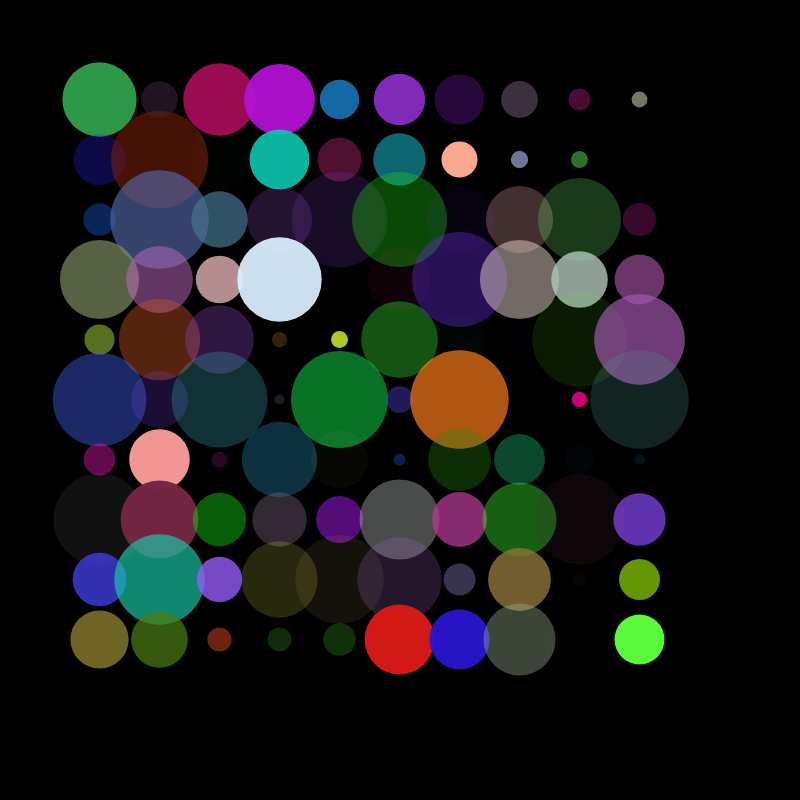
Frame 1 (no input)
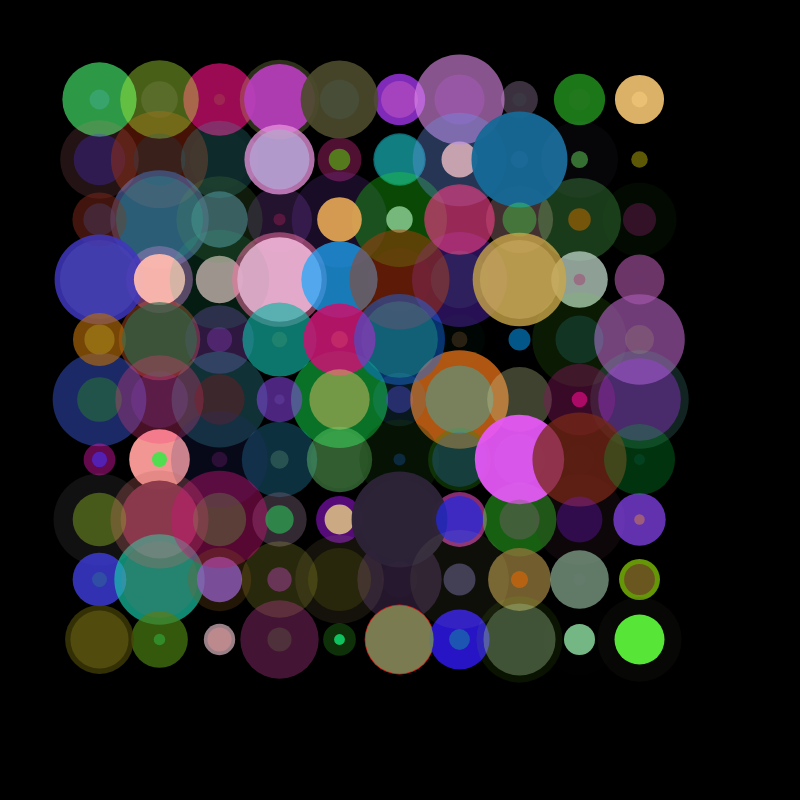
Frame 2 (the mouse pressed at the canvas centre, redrawn once)

The p5.js sketch that drew these frames (run headless with seeded random() and noise() and a simulated clock; the mouse was pressed at the canvas centre and the sketch redrawn once):

// p5.js sketch
// ── sketch.js
let canvasWidth = 800;
let canvasHeight= 800;

function setup() {
    //create a cancas to draw on // 800x800px
    createCanvas(canvasWidth,canvasHeight);

    //set the background color// 0 = black, 255=white
    background(0);
}
function draw() {
    //turn off default looping
    noLoop();
    noStroke();

 //fill("pink");

    // //x,y, diameter
    // circle(200,300,100);
    // fill(255,0,0);
    // circle(300,300,100);
    // circle(400,300,100);
    // circle(500,300,100);

    let circleDiameter= 50;
    let circleGap = 10;
    let totalCircles = 10;
    let totalRows=10;

    let startX = (canvasWidth - (circleDiameter * totalCircles) - (circleGap * totalCircles)-1)/2;
    let startY = (canvasWidth - (circleDiameter * totalRows) - (circleGap * totalRows)-1)/2;
    let circleX = startX;
    let circleY = startY;
   

    // counter, condition, increment
    for(let j=0;j<10; j++){  
       for (let i = 0; i<10; i++) {
        let randomDiameter =random(10,100);
        let randomRed =random(5,255);
        let randomGreen =random(0,255);
        let randomBlue =random(0,255);
        let randomAlpha =random(0,255);

        fill(randomRed,randomGreen,randomBlue,randomAlpha);
        circle(circleX,circleY,randomDiameter);
        //reset circleX
        circleX += (circleDiameter + circleGap);

    } // for loop end
    circleX =startX;
    //increment circleY
    circleY += (circleDiameter + circleGap);
}

} // draw function end
